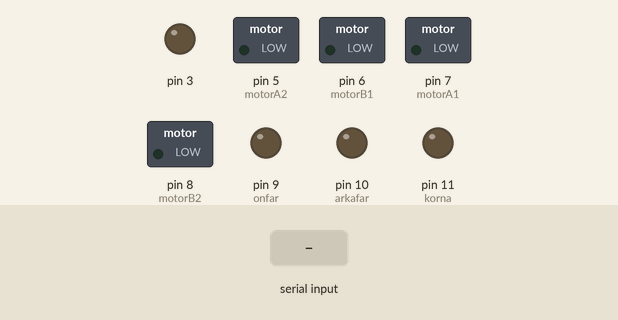
Bench run of a sketch on a simulated Arduino Uno, built with avr-gcc and run on an emulated ATmega328P. Parts: switched loads named in the sketch (green lamp = pin HIGH), output pins drawn as LEDs (lit = HIGH). The test bench sets the inputs (shaded band).

Above: at 1.2 s.
1.3 s: "F" received over Serial
At 1.7 s:
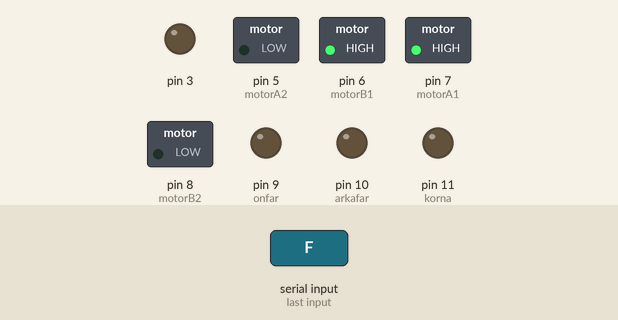
2.8 s: byte 74 ('J') received over Serial
At 4.0 s:
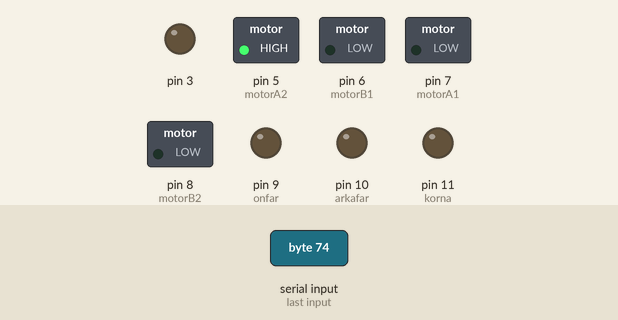
4.3 s: byte 76 ('L') received over Serial
At 5.2 s:
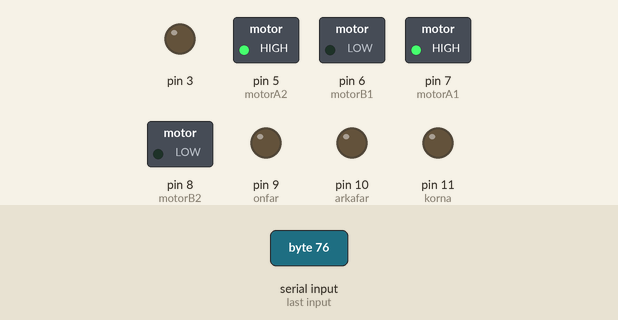
5.8 s: byte 82 ('R') received over Serial
At 6.3 s:
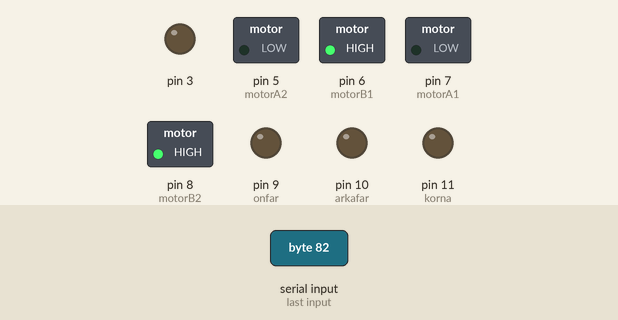
7.3 s: byte 87 ('W') received over Serial
At 8.5 s:
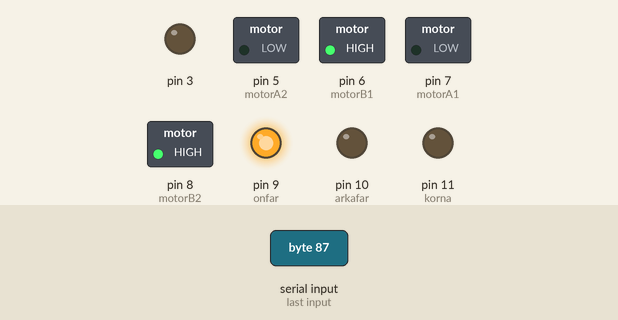
8.8 s: byte 83 ('S') received over Serial
At 9.8 s:
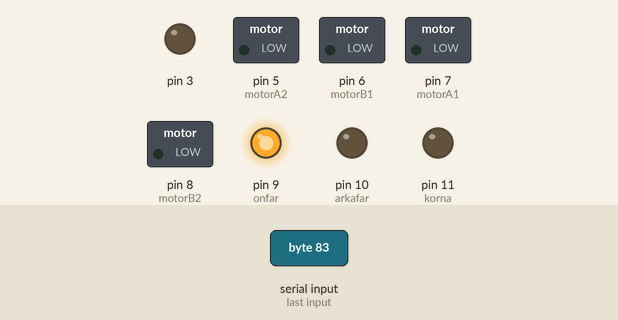
Timing chart, 0 to 11.3 s (numbered marks = the images above; inputs shaded):
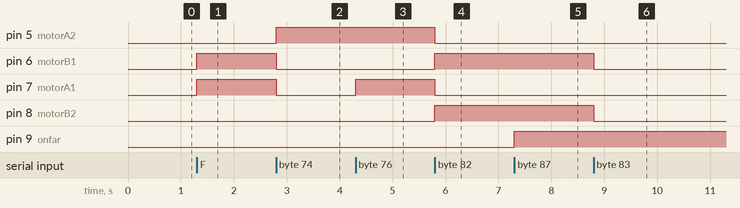

Measured:
- after the input at 1.3 s, pin 6 (motorB1), pin 7 (motorA1): LOW → HIGH at once
- after the input at 2.8 s, pin 5 (motorA2): LOW → HIGH at once; pin 6 (motorB1), pin 7 (motorA1): HIGH → LOW at once
- after the input at 4.3 s, pin 7 (motorA1): LOW → HIGH at once
- after the input at 5.8 s, pin 5 (motorA2), pin 7 (motorA1): HIGH → LOW at once; pin 6 (motorB1), pin 8 (motorB2): LOW → HIGH at once
- after the input at 7.3 s, pin 9 (onfar): LOW → HIGH at once
- after the input at 8.8 s, pin 6 (motorB1), pin 8 (motorB2): HIGH → LOW at once

The sketch:

bluetoothCar.ino
```cpp
const int motorA2 = 5;
const int motorB1 = 6;
const int motorA1 = 7;
const int motorB2 = 8;

int sure ;
int mesafe ;
int onfar=9;
int arkafar=10;
int korna=11;
int i=0;
int j=0;
int state;
int vSpeed=255;

void setup() {
pinMode(motorA1, OUTPUT);
pinMode(motorA2, OUTPUT);
pinMode(motorB1, OUTPUT);
pinMode(motorB2, OUTPUT);
pinMode(onfar,OUTPUT);
pinMode(arkafar,OUTPUT);
pinMode(korna,OUTPUT);
pinMode(3 , OUTPUT);
pinMode(4 , INPUT);
Serial.begin(9600);
}

void loop() {
if(Serial.available() > 0){
state = Serial.read();
}

if (state == '0'){
vSpeed=0;}
else if (state == '1'){
vSpeed=100;}
else if (state == '2'){
vSpeed=180;}
else if (state == '3'){
vSpeed=200;}
else if (state == '4'){
vSpeed=255;}

if (state == 'F') {
analogWrite(motorA1, vSpeed); analogWrite(motorA2, 0);
analogWrite(motorB1, vSpeed); analogWrite(motorB2, 0);
}
else if (state == 'G') {
analogWrite(motorA1,vSpeed ); analogWrite(motorA2, 0);
analogWrite(motorB1, vSpeed/2); analogWrite(motorB2, 0);
}
else if (state == 'I') {
analogWrite(motorA1, vSpeed/2); analogWrite(motorA2, 0);
analogWrite(motorB1, vSpeed); analogWrite(motorB2, 0);
}
else if (state == 'B') {
analogWrite(motorA1, 0); analogWrite(motorA2, vSpeed);
analogWrite(motorB1, 0); analogWrite(motorB2, vSpeed);
}
else if (state == 'H') {
analogWrite(motorA1, 0); analogWrite(motorA2, vSpeed/2);
analogWrite(motorB1, 0); analogWrite(motorB2, vSpeed);
}
else if (state == 'J') {
analogWrite(motorA1, 0); analogWrite(motorA2, vSpeed);
analogWrite(motorB1, 0); analogWrite(motorB2, vSpeed/2);
}
else if (state == 'L') {
analogWrite(motorA1, vSpeed); analogWrite(motorA2, vSpeed);
analogWrite(motorB1, 0); analogWrite(motorB2, 0);
}
else if (state == 'R') {
analogWrite(motorA1, 0); analogWrite(motorA2, 0);
analogWrite(motorB1, vSpeed); analogWrite(motorB2, vSpeed);
}
else if (state == 'S'){
analogWrite(motorA1, 0); analogWrite(motorA2, 0);
analogWrite(motorB1, 0); analogWrite(motorB2, 0);
}
else if(state=='W') digitalWrite(onfar,HIGH);
else if(state=='w') digitalWrite(onfar,LOW);
else if(state=='U') digitalWrite(arkafar,HIGH);
else if(state=='u') digitalWrite(arkafar,LOW);
else if(state=='V') digitalWrite(korna,HIGH);
else if(state=='v') digitalWrite(korna,LOW);
}
```
